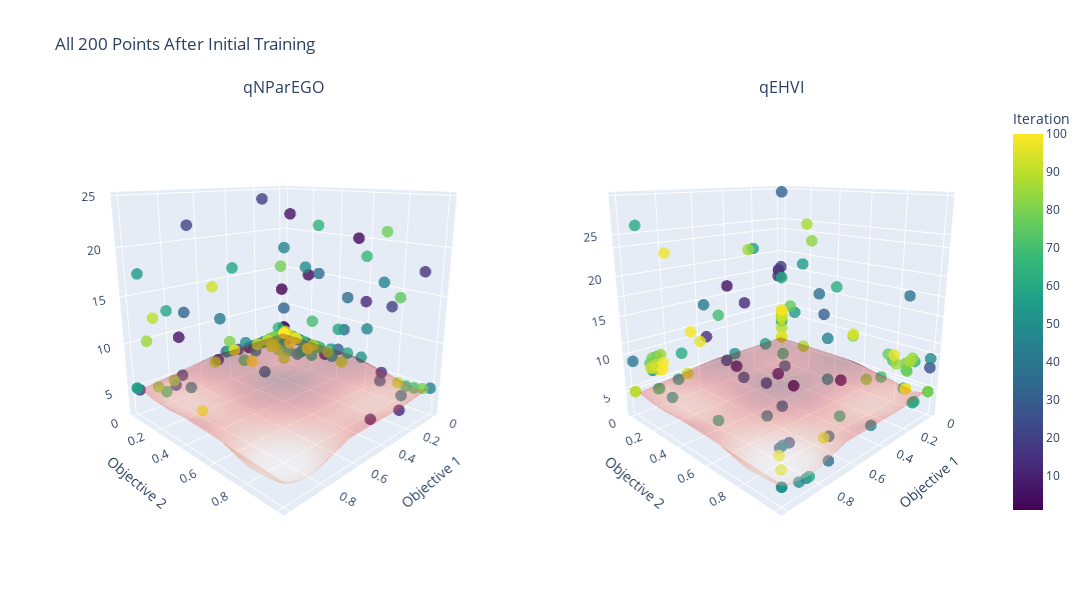

Source (notebook cell):
### Code cell
# Plot ALL points after initial training
fig = make_subplots(
    rows=1, cols=2,
    specs=[[{'type': 'scatter3d'}, {'type': 'scatter3d'}]],
    subplot_titles=("qNParEGO", "qEHVI")
)

batch_number = torch.cat([
    torch.zeros(n_initial),
    torch.arange(1, N_BATCH + 1).repeat(BATCH_SIZE, 1).t().reshape(-1),
]).numpy()

start_idx = n_initial
end_idx = len(train_obj_true_qparego)

alg_data = [
    (-train_obj_true_qparego[start_idx:end_idx], "qNParEGO"),
    (-train_obj_true_qehvi[start_idx:end_idx], "qEHVI"),
]

for col, (train_obj, name) in enumerate(alg_data, 1):
    obj_np = train_obj.cpu().numpy()

    scatter = go.Scatter3d(
        x=obj_np[:, 0], y=obj_np[:, 1], z=obj_np[:, 2],
        mode='markers',
        marker=dict(
            size=4,
            color=batch_number[start_idx:end_idx],
            colorscale='Viridis',
            opacity=0.8,
            colorbar=dict(title='Iteration') if col == 2 else None
        ),
        name=name,
        hovertemplate="<b>Obj1</b>: %{x:.2f}<br><b>Obj2</b>: %{y:.2f}<br><b>Obj3</b>: %{z:.2f}<extra></extra>"
    )

    fig.add_trace(scatter, row=1, col=col)
    fig.add_trace(pf_surface, row=1, col=col)

# Update layout
fig.update_layout(
    height=600,
    width=1200,
    scene1=dict(
        xaxis_title='Objective 1',
        yaxis_title='Objective 2',
        zaxis_title='Objective 3',
        camera=dict(eye=dict(x=1.5, y=1.5, z=0.6))
    ),
    scene2=dict(
        xaxis_title='Objective 1',
        yaxis_title='Objective 2',
        zaxis_title='Objective 3',
        camera=dict(eye=dict(x=1.5, y=1.5, z=0.6))
    ),
    showlegend=False,
    title_text=f'All {end_idx - start_idx} Points After Initial Training'
)

fig.show()


pio.write_html(fig, 'DTLZ7a candidates.html')

### Figure 1 — Plotly figure (JSON) as saved in the notebook; plotly's stock layout.template omitted (floating-point values rounded to 4 significant figures; data arrays with more than 128 entries replaced by an {"elided": "..."} marker saying what was removed)
{"data": [{"hovertemplate": "<b>Obj1</b>: %{x:.2f}<br><b>Obj2</b>: %{y:.2f}<br><b>Obj3</b>: %{z:.2f}<extra></extra>", "marker": {"color": {"elided": "200 float values"}, "colorscale": [[0, "#440154"], [0.1111, "#482878"], [0.2222, "#3e4989"], [0.3333, "#31688e"], [0.4444, "#26828e"], [0.5556, "#1f9e89"], [0.6667, "#35b779"], [0.7778, "#6ece58"], [0.8889, "#b5de2b"], [1, "#fde725"]], "opacity": 0.8, "size": 4}, "mode": "markers", "name": "qNParEGO", "scene": "scene", "type": "scatter3d", "x": {"elided": "200 float values"}, "y": {"elided": "200 float values"}, "z": {"elided": "200 float values"}}, {"color": "red", "colorscale": [[0, "rgb(255,245,240)"], [0.125, "rgb(254,224,210)"], [0.25, "rgb(252,187,161)"], [0.375, "rgb(252,146,114)"], [0.5, "rgb(251,106,74)"], [0.625, "rgb(239,59,44)"], [0.75, "rgb(203,24,29)"], [0.875, "rgb(165,15,21)"], [1, "rgb(103,0,13)"]], "intensity": {"elided": "1000 float values"}, "name": "Pareto Front", "opacity": 0.3, "scene": "scene", "showscale": false, "type": "mesh3d", "x": {"elided": "1000 float values"}, "y": {"elided": "1000 float values"}, "z": {"elided": "1000 float values"}}, {"hovertemplate": "<b>Obj1</b>: %{x:.2f}<br><b>Obj2</b>: %{y:.2f}<br><b>Obj3</b>: %{z:.2f}<extra></extra>", "marker": {"color": {"elided": "200 float values"}, "colorbar": {"title": {"text": "Iteration"}}, "colorscale": [[0, "#440154"], [0.1111, "#482878"], [0.2222, "#3e4989"], [0.3333, "#31688e"], [0.4444, "#26828e"], [0.5556, "#1f9e89"], [0.6667, "#35b779"], [0.7778, "#6ece58"], [0.8889, "#b5de2b"], [1, "#fde725"]], "opacity": 0.8, "size": 4}, "mode": "markers", "name": "qEHVI", "scene": "scene2", "type": "scatter3d", "x": {"elided": "200 float values"}, "y": {"elided": "200 float values"}, "z": {"elided": "200 float values"}}, {"color": "red", "colorscale": [[0, "rgb(255,245,240)"], [0.125, "rgb(254,224,210)"], [0.25, "rgb(252,187,161)"], [0.375, "rgb(252,146,114)"], [0.5, "rgb(251,106,74)"], [0.625, "rgb(239,59,44)"], [0.75, "rgb(203,24,29)"], [0.875, "rgb(165,15,21)"], [1, "rgb(103,0,13)"]], "intensity": {"elided": "1000 float values"}, "name": "Pareto Front", "opacity": 0.3, "scene": "scene2", "showscale": false, "type": "mesh3d", "x": {"elided": "1000 float values"}, "y": {"elided": "1000 float values"}, "z": {"elided": "1000 float values"}}], "layout": {"annotations": [{"font": {"size": 16}, "showarrow": false, "text": "qNParEGO", "x": 0.225, "xanchor": "center", "xref": "paper", "y": 1, "yanchor": "bottom", "yref": "paper"}, {"font": {"size": 16}, "showarrow": false, "text": "qEHVI", "x": 0.775, "xanchor": "center", "xref": "paper", "y": 1, "yanchor": "bottom", "yref": "paper"}], "height": 600, "scene": {"camera": {"eye": {"x": 1.5, "y": 1.5, "z": 0.6}}, "domain": {"x": [0, 0.45], "y": [0, 1]}, "xaxis": {"title": {"text": "Objective 1"}}, "yaxis": {"title": {"text": "Objective 2"}}, "zaxis": {"title": {"text": "Objective 3"}}}, "scene2": {"camera": {"eye": {"x": 1.5, "y": 1.5, "z": 0.6}}, "domain": {"x": [0.55, 1], "y": [0, 1]}, "xaxis": {"title": {"text": "Objective 1"}}, "yaxis": {"title": {"text": "Objective 2"}}, "zaxis": {"title": {"text": "Objective 3"}}}, "showlegend": false, "title": {"text": "All 200 Points After Initial Training"}, "width": 1200}}
